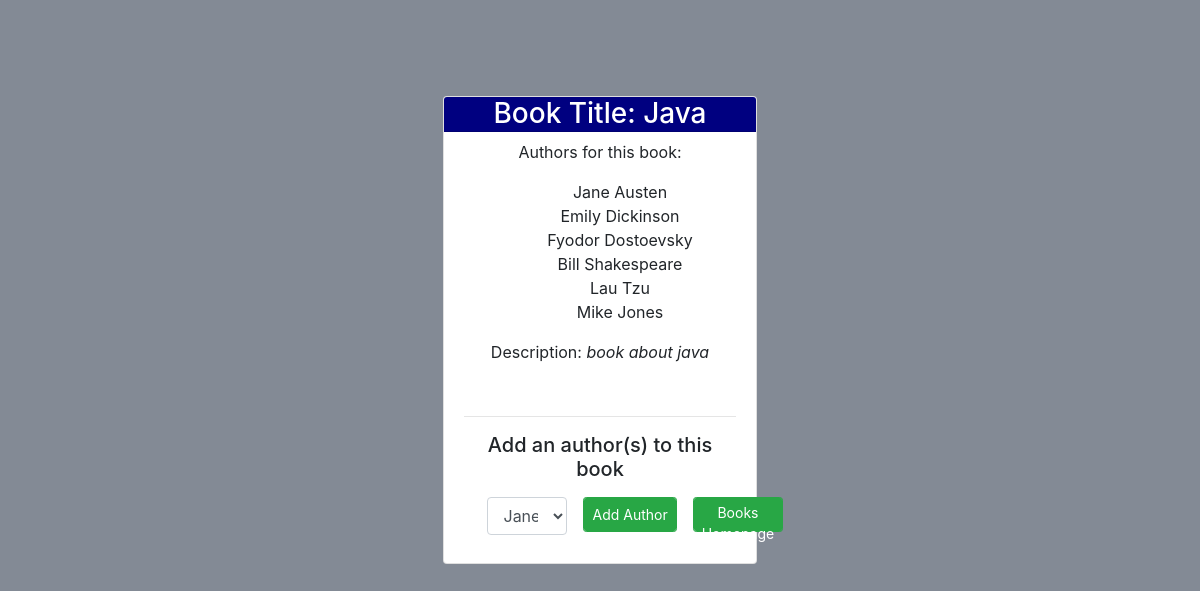
The page /books/2 on the database its author committed.
### booksAuthorsApp/models.py (models this page shows, shortened)
class Book (models.Model):
    title = models.CharField(max_length=45)
    desc = models.TextField()
    created_at = models.DateTimeField(auto_now_add=True)
    updated_at = models.DateTimeField(auto_now=True)
    objects = BookManager()      #this is addition from class BookManager

class Author (models.Model):
    books = models.ManyToManyField(
        Book, related_name="authors")
    fname = models.CharField(max_length=45)
    lname = models.CharField(max_length=45)
    notes = models.TextField("")
    created_at = models.DateTimeField(auto_now_add=True)
    updated_at = models.DateTimeField(auto_now=True)
    objects = AuthorManager()      #this is addition from class AuthorManager

### booksAuthorsApp/views.py (the view)
# urls.py: path("books/<int:titleID>", views.showTitle),
def showTitle(request, titleID):
    bookToShow = Book.objects.get(id=titleID)
    context = {
        'titleInfo' : bookToShow,
        'allAuthors' : Author.objects.all()
    }
    return render(request, "showTitle.html", context)

### booksAuthorsApp/templates/showTitle.html (shortened to what this page needs)
<!DOCTYPE html>
<html lang="en">
<head>
    <link rel="stylesheet" href="https://stackpath.bootstrapcdn.com/bootstrap/4.5.2/css/bootstrap.min.css"
>
</head>
<body class="col" style="background-color:rgb(131,138,149)">
    <div class="col-10 d-flex justify-content-around align-items-start mt-5 mx-auto">
        <div class="col-sm-4 p-0 mt-5">
            <div class="col card p-0">
                <h3 class="card-header text-center text-white p-0" style="background-color: navy;">Book Title:
                    {{titleInfo.title}}</h3>
                <div class="col card-body p-0 text-center mt-2">
                    <p>Authors for this book:</p>
                    <ul>{% for author in titleInfo.authors.all %}
                        <li style="list-style: none;">{{author.fname}} {{author.lname}}</li>
                        {% endfor %}
                    </ul>
                    <p>Description: <i>{{titleInfo.desc}}</i></p>
                </div>
                <div class="col card-body text-center">
                    <hr>
                    <h5>Add an author(s) to this book</h5>
                    <form action="/addAuthor/{{titleInfo.id}}" method="POST" form-group>
                        <div class="col d-flex justify-content-around text-center">
                            <select name="authorinfo" class="col-sm-4 m-2 form-control">
                                {% for author in allAuthors %}
                                <option value="{{author.id}}">{{author.fname}} {{author.lname}}</option>
                                {% endfor %}
                            </select>
                            <input type="submit" value="Add Author" class="btn btn-sm btn-success m-2 form-control">
                            <a href="/booksHomepage" class="btn btn-sm btn-success m-2 form-control">Books Homepage</a>
                        </div>
                    </form>
                </div>
            </div>
        </div>
    </div>
</body>
</html>

### rows shown on the page
Book: title "Java", desc "book about java"
Author: fname "Jane", lname "Austen"
Author: fname "Emily", lname "Dickinson"
Author: fname "Fyodor", lname "Dostoevsky"
Author: fname "Bill", lname "Shakespeare"
Author: fname "Lau", lname "Tzu"
Author: fname "Mike", lname "Jones"

### other values the page prints
form field authorinfo "Jane Austen"
